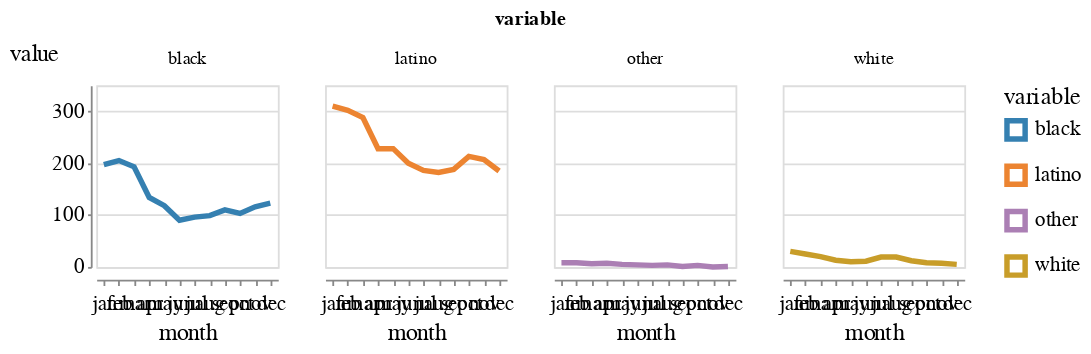

Notebook code cell kept with this figure:
### Code cell
alt.Chart(race_melt_df).mark_line().encode(
    x=alt.X(
        "month:O",
        sort=[
            "jan",
            "feb",
            "mar",
            "apr",
            "may",
            "jun",
            "jul",
            "aug",
            "sep",
            "oct",
            "nov",
            "dec",
        ],
    ),
    y="value",
    color="variable",
    facet="variable",
).properties(width=100, height=100)

### Figure 1 — Vega-Lite specification as saved in the notebook (floating-point values rounded to 4 significant figures)
{"config": {"view": {"width": 800, "height": 450}, "background": "#ffffff", "title": {"anchor": "start", "font": "Benton Gothic Bold, sans", "fontColor": "#000000", "fontSize": 22, "fontWeight": "normal"}, "arc": {"fill": "#82c6df"}, "area": {"fill": "#82c6df"}, "line": {"stroke": "#82c6df", "strokeWidth": 3}, "path": {"stroke": "#82c6df"}, "rect": {"fill": "#82c6df"}, "shape": {"stroke": "#82c6df"}, "bar": {"fill": "#82c6df"}, "point": {"stroke": "#82c6df"}, "symbol": {"fill": "#82c6df", "size": 30}, "axis": {"titleFont": "Benton Gothic Bold, sans", "titleFontSize": 13, "titleFontWeight": "normal", "labelFont": "Benton Gothic, sans", "labelFontSize": 11.5, "labelFontWeight": "normal"}, "axisX": {"labelAngle": 0, "labelPadding": 4, "tickSize": 3}, "axisY": {"labelBaseline": "middle", "maxExtent": 45, "minExtent": 45, "tickSize": 2, "titleAlign": "left", "titleAngle": 0, "titleX": -45, "titleY": -11}, "legend": {"titleFont": "Benton Gothic Bold, sans", "titleFontSize": 13, "titleFontWeight": "normal", "symbolType": "square", "labelFont": "Benton Gothic, sans", "labelFontSize": 11.5}, "range": {"category": ["#3580b1", "#ec8431", "#ab7fb4", "#c89d29", "#adc839", "#829eb1"], "diverging": ["#e68a4f", "#f4bb6a", "#f9e39c", "#dadfe2", "#a6b7c6", "#849eae"], "heatmap": ["#fbf2c7", "#f9e39c", "#f8d36e", "#f4bb6a", "#e68a4f", "#d15a40", "#ab4232"], "ordinal": ["#fbf2c7", "#f9e39c", "#f8d36e", "#f4bb6a", "#e68a4f", "#d15a40", "#ab4232"], "ramp": ["#fbf2c7", "#f9e39c", "#f8d36e", "#f4bb6a", "#e68a4f", "#d15a40", "#ab4232"]}}, "data": {"name": "data-672afcfc82f96ea2b29b7a13f9e5f713"}, "mark": "line", "encoding": {"color": {"type": "nominal", "field": "variable"}, "facet": {"type": "nominal", "field": "variable"}, "x": {"type": "ordinal", "field": "month", "sort": ["jan", "feb", "mar", "apr", "may", "jun", "jul", "aug", "sep", "oct", "nov", "dec"]}, "y": {"type": "quantitative", "field": "value"}}, "height": 100, "width": 100, "$schema": "https://vega.github.io/schema/vega-lite/v4.0.2.json", "datasets": {"data-672afcfc82f96ea2b29b7a13f9e5f713": [{"month": "jan", "variable": "black", "value": 197, "pct_ch": null}, {"month": "feb", "variable": "black", "value": 205, "pct_ch": null}, {"month": "mar", "variable": "black", "value": 193, "pct_ch": null}, {"month": "apr", "variable": "black", "value": 134, "pct_ch": null}, {"month": "may", "variable": "black", "value": 118, "pct_ch": null}, {"month": "jun", "variable": "black", "value": 90, "pct_ch": null}, {"month": "jul", "variable": "black", "value": 96, "pct_ch": null}, {"month": "aug", "variable": "black", "value": 99, "pct_ch": null}, {"month": "sep", "variable": "black", "value": 110, "pct_ch": null}, {"month": "oct", "variable": "black", "value": 103, "pct_ch": null}, {"month": "nov", "variable": "black", "value": 116, "pct_ch": null}, {"month": "dec", "variable": "black", "value": 123, "pct_ch": -0.3756}, {"month": "jan", "variable": "white", "value": 30, "pct_ch": null}, {"month": "feb", "variable": "white", "value": 25, "pct_ch": null}, {"month": "mar", "variable": "white", "value": 20, "pct_ch": null}, {"month": "apr", "variable": "white", "value": 13, "pct_ch": null}, {"month": "may", "variable": "white", "value": 10, "pct_ch": null}, {"month": "jun", "variable": "white", "value": 11, "pct_ch": null}, {"month": "jul", "variable": "white", "value": 19, "pct_ch": null}, {"month": "aug", "variable": "white", "value": 19, "pct_ch": null}, {"month": "sep", "variable": "white", "value": 12, "pct_ch": null}, {"month": "oct", "variable": "white", "value": 8, "pct_ch": null}, {"month": "nov", "variable": "white", "value": 7, "pct_ch": null}, {"month": "dec", "variable": "white", "value": 5, "pct_ch": -0.8333}, {"month": "jan", "variable": "latino", "value": 310, "pct_ch": null}, {"month": "feb", "variable": "latino", "value": 302, "pct_ch": null}, {"month": "mar", "variable": "latino", "value": 288, "pct_ch": null}, {"month": "apr", "variable": "latino", "value": 228, "pct_ch": null}, {"month": "may", "variable": "latino", "value": 228, "pct_ch": null}, {"month": "jun", "variable": "latino", "value": 200, "pct_ch": null}, {"month": "jul", "variable": "latino", "value": 186, "pct_ch": null}, {"month": "aug", "variable": "latino", "value": 182, "pct_ch": null}, {"month": "sep", "variable": "latino", "value": 188, "pct_ch": null}, {"month": "oct", "variable": "latino", "value": 213, "pct_ch": null}, {"month": "nov", "variable": "latino", "value": 207, "pct_ch": null}, {"month": "dec", "variable": "latino", "value": 185, "pct_ch": -0.4032}, {"month": "jan", "variable": "other", "value": 8, "pct_ch": null}, {"month": "feb", "variable": "other", "value": 8, "pct_ch": null}, {"month": "mar", "variable": "other", "value": 6, "pct_ch": null}, {"month": "apr", "variable": "other", "value": 7, "pct_ch": null}, {"month": "may", "variable": "other", "value": 5, "pct_ch": null}, {"month": "jun", "variable": "other", "value": 4, "pct_ch": null}, {"month": "jul", "variable": "other", "value": 3, "pct_ch": null}, {"month": "aug", "variable": "other", "value": 4, "pct_ch": null}, {"month": "sep", "variable": "other", "value": 1, "pct_ch": null}, {"month": "oct", "variable": "other", "value": 3, "pct_ch": null}, {"month": "nov", "variable": "other", "value": 0, "pct_ch": null}, {"month": "dec", "variable": "other", "value": 1, "pct_ch": -0.875}]}}
